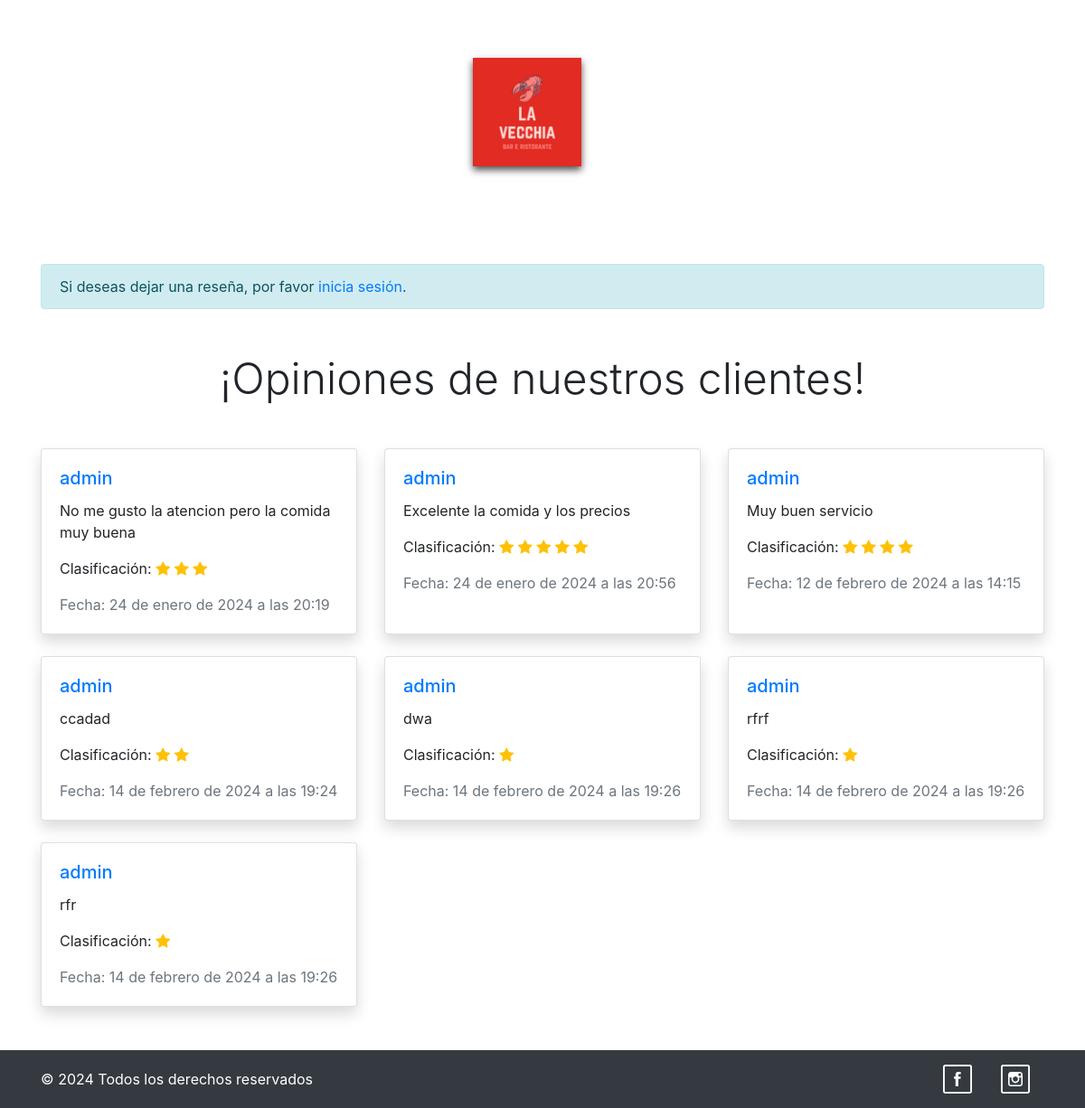
The app's page /reseñas/ with its own data.
### myapp/models.py (models this page shows, shortened)
class Resena(models.Model):
    usuario = models.ForeignKey(User, on_delete=models.CASCADE)
    texto = models.TextField()
    clasificacion = models.IntegerField(choices=[(i, str(i)) for i in range(1, 6)])
    fecha_creacion = models.DateTimeField(auto_now_add=True)

### myapp/views.py (called while the page is built)
def reseñas(request):
    reseñas = Resena.objects.all()
    if request.method == 'POST':
        form = ResenaForm(request.POST)
        if form.is_valid():
            nueva_resena = form.save(commit=False)
            nueva_resena.usuario = request.user
            nueva_resena.save()
            messages.success(request, 'Reseña enviada exitosamente.')
            return redirect('reseñas')
    else:
        form = ResenaForm()
    return render(request, 'reseñas.html', {'reseñas': reseñas, 'form': form})

### myapp/templates/reseñas.html (shortened to what this page needs)
{% extends "layouts/base.html" %}
{% load static %}
{% block content %}
<div class="container mt-5">
    {% if user.is_authenticated %}
    <div class="col-md-8 mx-auto mt-4">
        <h3 class="mb-4 text-center ">Dejanos una reseña:</h3>
        <form method="post" action="{% url 'reseñas' %}" class="w-75 mx-auto">
            {% csrf_token %}
            {{ form.as_p }}
            <div class="text-center mt-4">
                <button type="submit" class="btn btn-dark w-75 border-0">Enviar Reseña</button>
            </div>
        </form>
    </div>
    {% else %}
    <div class="alert alert-info" role="alert">
        Si deseas dejar una reseña, por favor <a href="{% url 'login' %}?next={{ request.path }}">inicia sesión</a>.
    </div>
    {% endif %}
    <h2 class="display-5 text-center mt-5 mb-4">¡Opiniones de nuestros clientes!</h2>
    <div class="row row-cols-1 row-cols-md-3 g-4 mt-4 mb-5">
        {% for resena in reseñas %}
        <div class="col">
            <div class="card h-100 shadow">
                <div class="card-body">
                    <h5 class="card-title text-primary">{{ resena.usuario.username }}</h5>
                    <p class="card-text">{{ resena.texto }}</p>
                    <p class="card-text">
                        Clasificación:
                        {% for _ in "x"|rjust:resena.clasificacion %}
                        <i class="bi bi-star-fill text-warning"></i>
                        {% endfor %}
                    </p>
                    <p class="card-text text-muted">Fecha: {{ resena.fecha_creacion }}</p>
                </div>
            </div>
        </div>
        {% endfor %}
    </div>
</div>
{% endblock content %}

### records on screen
Resena: usuario.username "admin", texto "No me gusto la atencion pero la comida muy buena", clasificacion 3 (drawn), fecha_creacion "24 de enero de 2024 a las 20:19"
Resena: usuario.username "admin", texto "Excelente la comida y los precios", clasificacion 5 (drawn), fecha_creacion "24 de enero de 2024 a las 20:56"
Resena: usuario.username "admin", texto "Muy buen servicio", clasificacion 4 (drawn), fecha_creacion "12 de febrero de 2024 a las 14:15"
Resena: usuario.username "admin", texto "ccadad", clasificacion 2 (drawn), fecha_creacion "14 de febrero de 2024 a las 19:24"
Resena: usuario.username "admin", texto "dwa", clasificacion 1 (drawn), fecha_creacion "14 de febrero de 2024 a las 19:26"
Resena: usuario.username "admin", texto "rfrf", clasificacion 1 (drawn), fecha_creacion "14 de febrero de 2024 a las 19:26"
Resena: usuario.username "admin", texto "rfr", clasificacion 1 (drawn), fecha_creacion "14 de febrero de 2024 a las 19:26"
